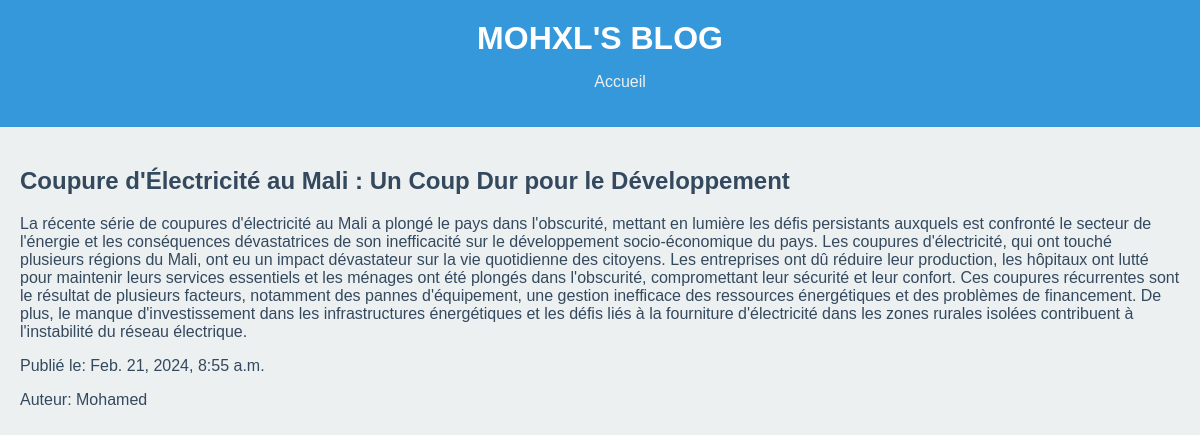
Screenshot of /monblog/article/2/ with the database file from the repository.
### monblog/models.py (models this page shows, shortened)
class Article(models.Model):
    title = models.CharField(max_length=100)
    content = models.TextField()
    author = models.ForeignKey(User, on_delete=models.CASCADE)
    created_at = models.DateTimeField(auto_now_add=True)

### monblog/views.py (the view)
# urls.py: path('article/<int:pk>/', views.article_detail, name='article_detail'),
def article_detail(request, pk):
    article = get_object_or_404(Article, pk=pk)
    return render(request, 'article_detail.html', {'article': article})

### monblog/templates/article_detail.html
{% extends 'base.html' %}
{% block content %}
  <h2>{{ article.title }}</h2>
  <p>{{ article.content }}</p>
  <p>Publié le: {{ article.created_at}}</p>
  <p>Auteur: {{ article.author }}</p>
{% endblock %}

### monblog/static/css/styles.css (style rules this page uses)
:root { --primary-color: #3498db; --secondary-color: #2ecc71; --text-color: #34495e; --background-color: #ecf0f1; }
body { font-family: Arial, sans-serif; background-color: var(--background-color); color: var(--text-color); margin: 0; padding: 0; }

### rows the page displays
Article: title "Coupure d'Électricité au Mali : Un Coup Dur pour le Développement", content "La récente série de coupures d'électricité au Mali a plongé le pays dans l'obscurité, mettant en lumière les défis persistants auxquels est confronté le secteur de l'énergie et les conséquences dévastatrices de son inefficacité sur le développement socio-économique du pays. Les coupures d'électricité, qui ont touché plusieurs régions du Mali, ont eu un impact dévastateur sur la vie quotidienne des citoyens. Les entreprises ont dû réduire leur production, les hôpitaux ont lutté pour maintenir leurs services essentiels et les ménages ont été plongés dans l'obscurité, compromettant leur sécurité et leur confort. Ces coupures récurrentes sont le résultat de plusieurs facteurs, notamment des…", created_at "Feb. 21, 2024, 8:55 a.m.", author "Mohamed"
